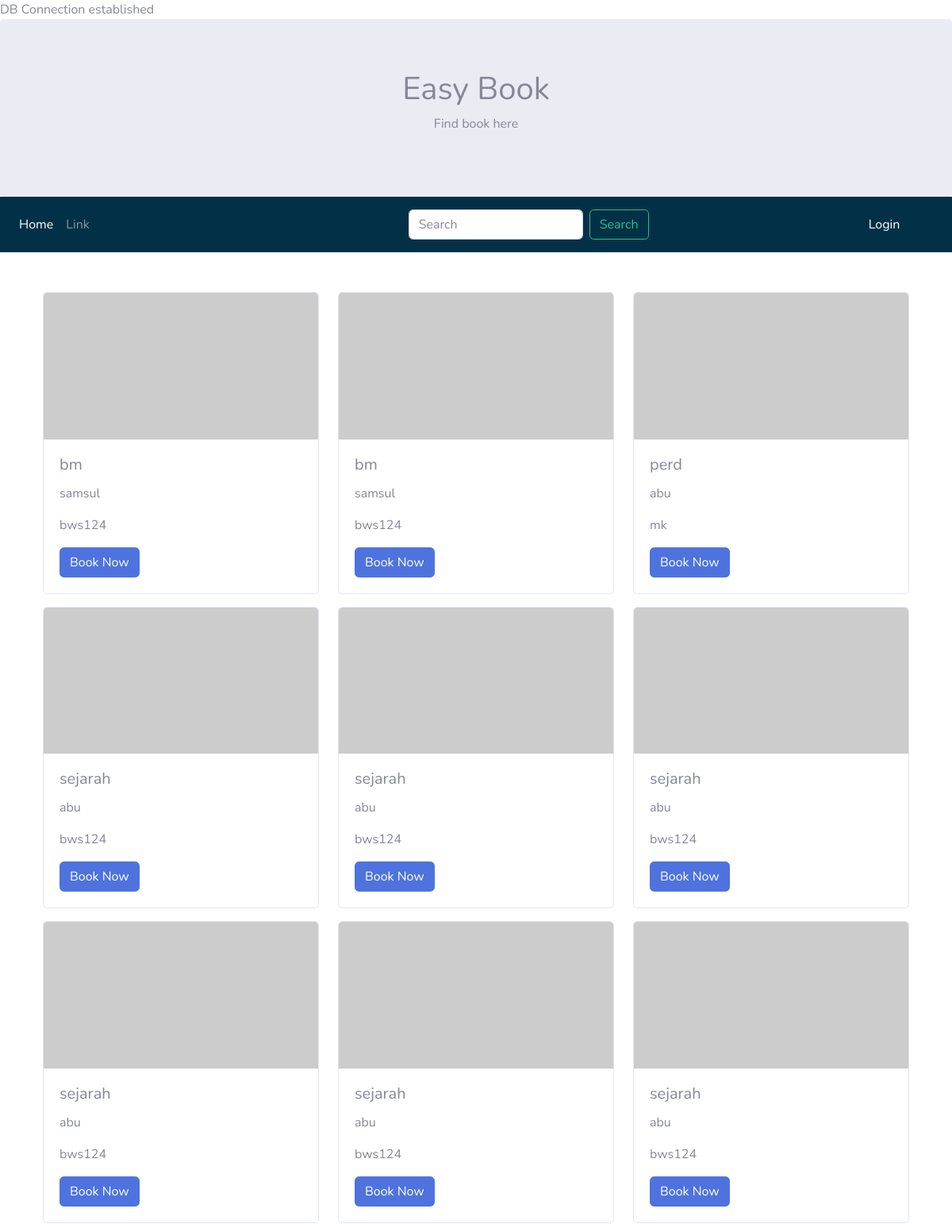
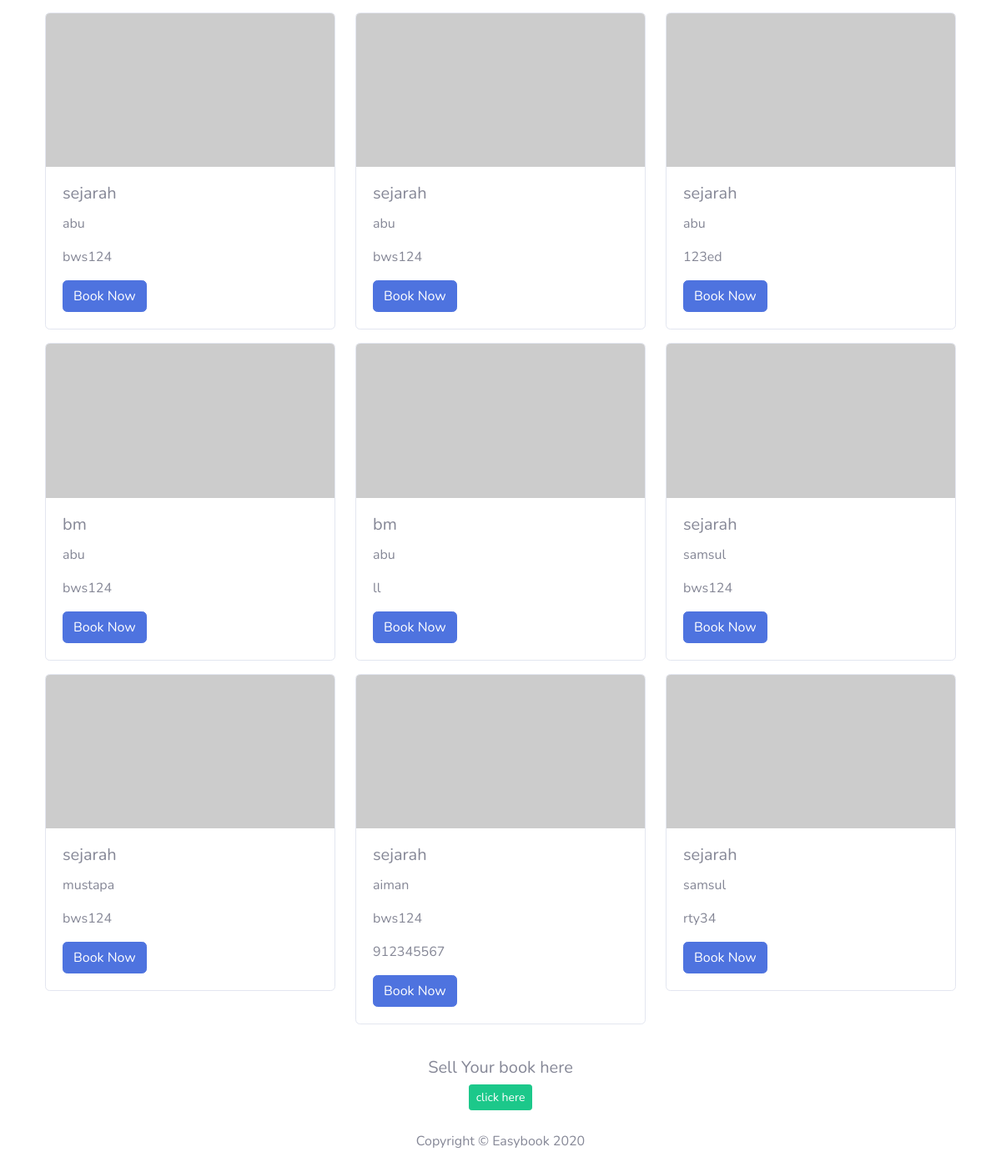
The app's page /test.php, older data (2 pictures, top to bottom).
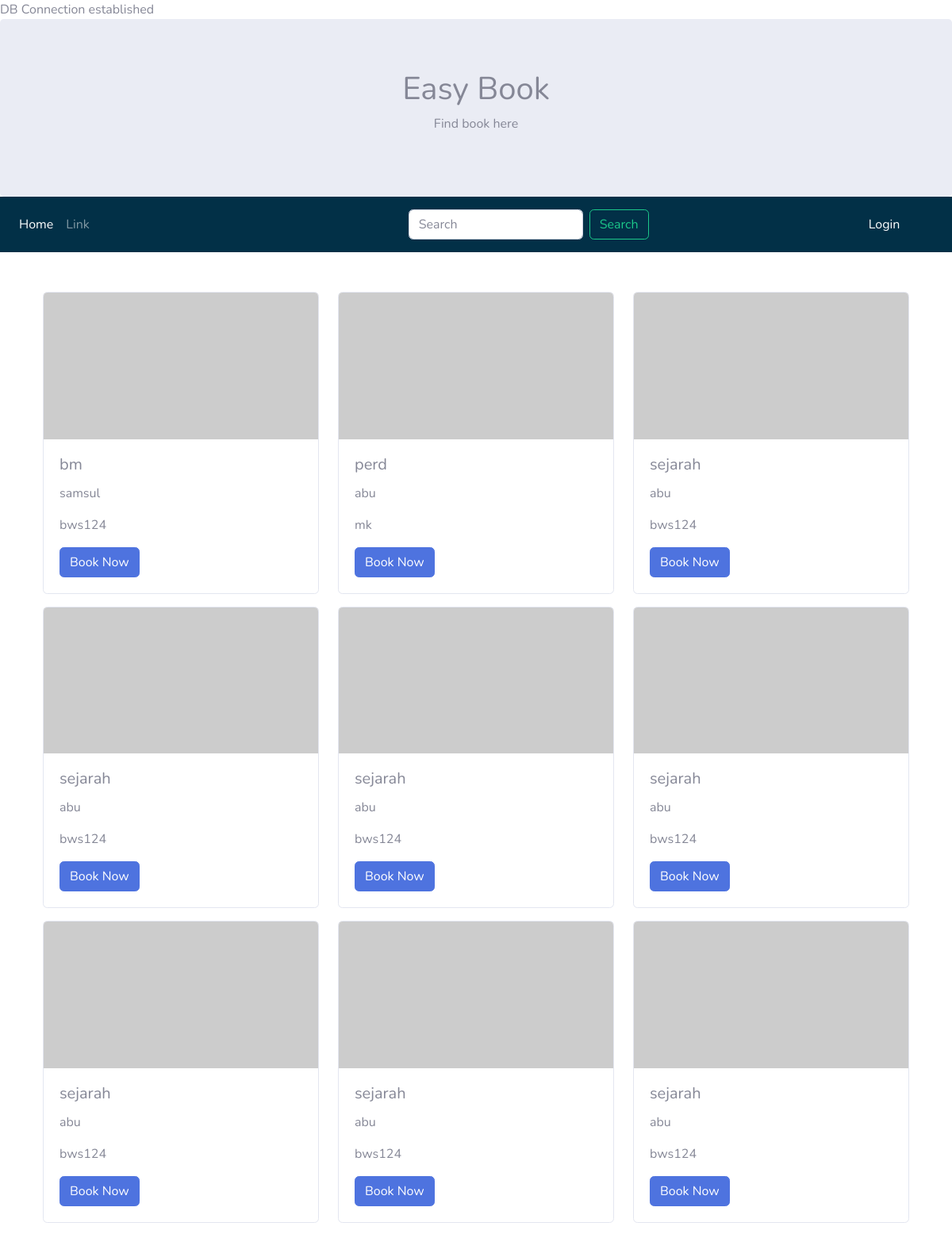
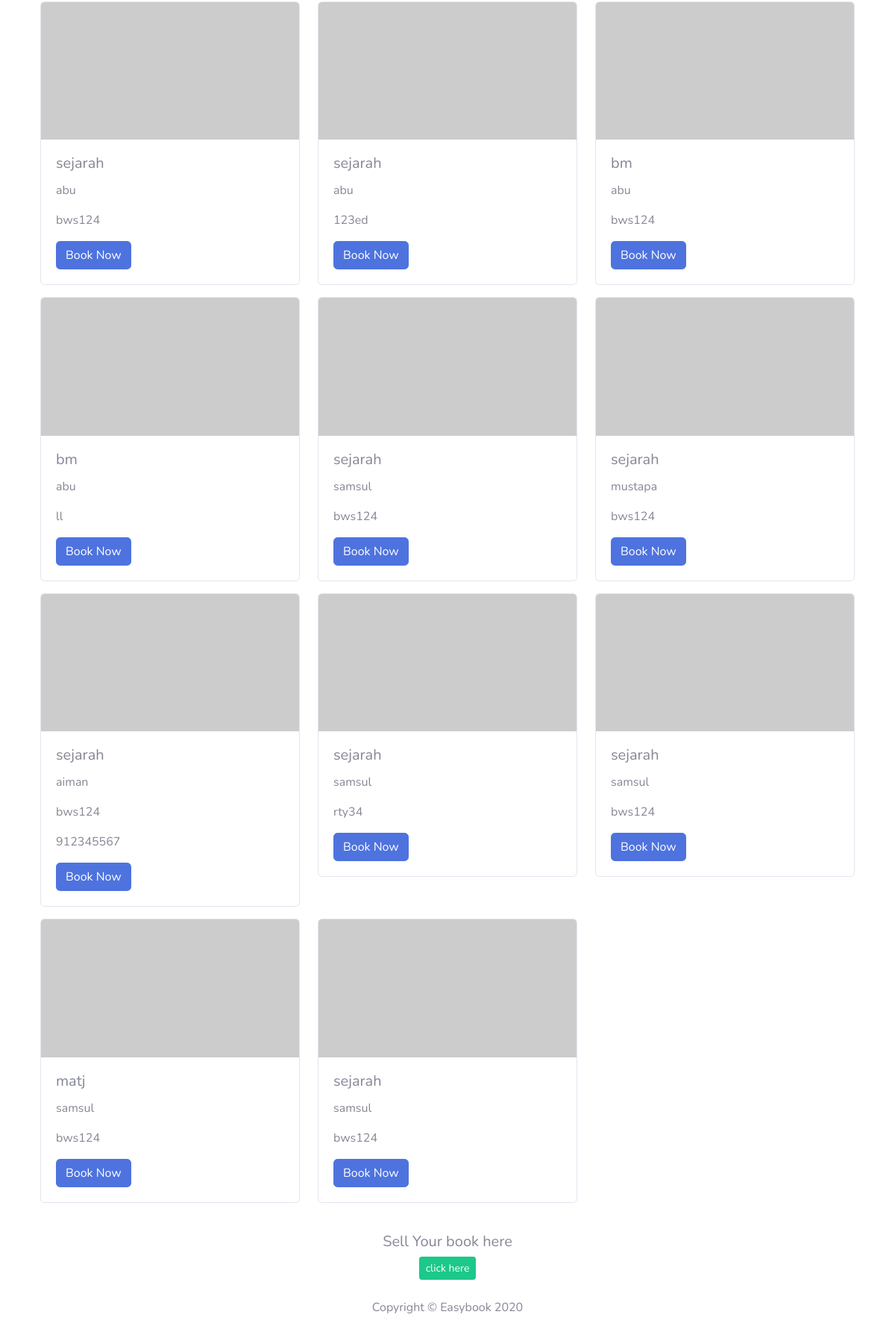
The same page, newer data (2 pictures, top to bottom).
### tables this page shows
CREATE TABLE IF NOT EXISTS `orderbook` (
  `idbook` int(11) NOT NULL AUTO_INCREMENT,
  `status` varchar(50) NOT NULL DEFAULT '0',
  `ownerid` int(11) NOT NULL DEFAULT '0',
  `price` varchar(50) DEFAULT NULL,
  `bookname` varchar(50) DEFAULT NULL,
  `bookcodesubject` varchar(50) DEFAULT NULL,
  `buyerid` varchar(225) DEFAULT NULL,
  `bookcover` varchar(225) DEFAULT NULL,
  PRIMARY KEY (`idbook`)
);

CREATE TABLE IF NOT EXISTS `user` (
  `id` int(11) NOT NULL AUTO_INCREMENT,
  `email` varchar(50) DEFAULT NULL,
  `username` varchar(100) DEFAULT NULL,
  `password` varchar(255) DEFAULT NULL,
  `accesslevel` varchar(50) DEFAULT NULL,
  `imagefile` varchar(50) DEFAULT NULL,
  `contact` varchar(50) DEFAULT NULL,
  PRIMARY KEY (`id`)
);

### test.php (the view, shortened to what this page needs)
<?php
require 'dbconnect.php';
$sql= "SELECT orderbook.*,user.contact,user.username FROM orderbook
       JOIN user
       ON orderbook.ownerid=user.id ";
$qr=mysqli_query($conn,$sql);
?>
<!DOCTYPE html>
<html lang="en">
<head>
  <link href="vendor/fontawesome-free/css/all.min.css" rel="stylesheet" type="text/css">
  <link href="css/sb-admin-2.min.css" rel="stylesheet">
</head>
<body  id="page-top">
<div class="jumbotron">
  <div class="container text-center">
    <h1>Easy Book</h1>
    <p>Find book here</p>
  </div>
</div>
<nav class="navbar sticky-top navbar-expand-lg navbar-dark "style="background-color: #023047;">
  <div class="collapse navbar-collapse" id="navbarSupportedContent">
    <ul class="navbar-nav mr-auto col-5">
      <li class="nav-item active">
        <a class="nav-link" href="#">Home</a>
      </li>
      <li class="nav-item">
        <a class="nav-link" href="#">Link</a>
      </li>
    </ul>
    <form class="form-inline my-2 my col-6">
      <input class="form-control form-control mr-sm-2" type="search" placeholder="Search" aria-label="Search">
      <button class="btn btn-outline-success my-2 my-sm-0" type="submit">Search</button>
    </form>
     <ul class="navbar-nav mr-auto col-1">
      <li class="nav-item active">
        <a class="nav-link" href="login.php">Login </a>
      </li>
    </ul>
  </div>
</nav>
<div class="container">
  <div class="row">
    <?php
    while ($rec=mysqli_fetch_array($qr)) {
    ?>
    <div class="col-sm-4 mb-3">
      <div class="card" >
        <img class="card-img-top" src="https://placehold.it/150x80?text=IMAGE" alt="Card image cap">
        <div class="card-body">
          <h5 class="card-title"><?=$rec['bookname']?></h5>
          <p class="card-text"><?=$rec['username']?></p>
            <p class="card-text"><?=$rec['bookcodesubject']?></p>
            <p class="card-text"><?=$rec['contact']?></p>
          <a href="#" class="btn btn-primary">Book Now</a>
        </div>
      </div>
    </div>
    <?php
    }
     ?>
  </div>
</div><br>
  <div class="container-fluid text-center">
    <h5>Sell Your book here</h5>
    <a class="btn btn-success btn-sm" href="register/">click here</a>
  </div>
</body>
</html>
<?php
include "footer.template.php";
?>

### footer.template.php (shortened to what this page needs)
      <footer class="footer bg-white">
        <div class="container my-auto">
          <div class="copyright text-center my-auto">
            <span>Copyright &copy; Easybook 2020</span>
          </div>
        </div>
      </footer>
</body>
</html>

### test.php (style rules this page uses)
.navbar { margin-bottom: 50px; border-radius: 0; }
.jumbotron { margin-bottom: 0; }
footer { background-color: #f2f2f2; padding: 25px; }

Row changes from the older to the newer data that the page shows:
removed orderbook: bookname "bm", user.username "samsul", bookcodesubject "bws124"
added orderbook: bookname "sejarah", user.username "samsul", bookcodesubject "bws124"
added orderbook: bookname "matj", user.username "samsul", bookcodesubject "bws124"
added orderbook: bookname "sejarah", user.username "samsul", bookcodesubject "bws124"
